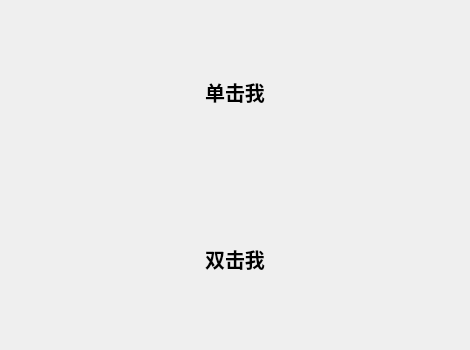
<?xml version="1.0" encoding="UTF-8"?>
<ui version="4.0">
 <class>Widget</class>
 <widget class="QWidget" name="Widget">
  <property name="geometry">
   <rect>
    <x>0</x>
    <y>0</y>
    <width>470</width>
    <height>350</height>
   </rect>
  </property>
  <property name="windowTitle">
   <string>Widget</string>
  </property>
  <layout class="QVBoxLayout" name="verticalLayout">
   <item>
    <widget class="QLabel" name="lab1">
     <property name="font">
      <font>
       <family>Arial</family>
       <pointsize>15</pointsize>
       <weight>75</weight>
       <bold>true</bold>
      </font>
     </property>
     <property name="text">
      <string>单击我</string>
     </property>
     <property name="alignment">
      <set>Qt::AlignCenter</set>
     </property>
    </widget>
   </item>
   <item>
    <widget class="QLabel" name="lab2">
     <property name="font">
      <font>
       <family>Arial</family>
       <pointsize>15</pointsize>
       <weight>75</weight>
       <bold>true</bold>
      </font>
     </property>
     <property name="text">
      <string>双击我</string>
     </property>
     <property name="alignment">
      <set>Qt::AlignCenter</set>
     </property>
    </widget>
   </item>
  </layout>
 </widget>
 <resources/>
 <connections/>
</ui>
